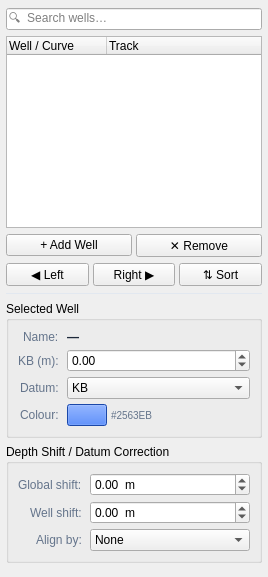
          <widget class="QWidget" name="tabWells">
           <attribute name="title"><string>Wells</string></attribute>
           <layout class="QVBoxLayout" name="wellsTabLayout">
            <property name="spacing"><number>6</number></property>
            <property name="leftMargin"><number>6</number></property>
            <property name="topMargin"><number>8</number></property>
            <property name="rightMargin"><number>6</number></property>
            <property name="bottomMargin"><number>6</number></property>

            <!-- Search -->
            <item>
             <widget class="QLineEdit" name="editSearchWells">
              <property name="placeholderText"><string>🔍  Search wells…</string></property>
              <property name="clearButtonEnabled"><bool>true</bool></property>
             </widget>
            </item>

            <!-- Well tree -->
            <item>
             <widget class="QTreeWidget" name="treeWells">
              <property name="toolTip"><string>Loaded wells — check to display in correlation</string></property>
              <property name="selectionMode"><enum>QAbstractItemView::ExtendedSelection</enum></property>
              <property name="alternatingRowColors"><bool>true</bool></property>
              <property name="uniformRowHeights"><bool>true</bool></property>
              <property name="columnCount"><number>2</number></property>
              <property name="indentation"><number>16</number></property>
              <attribute name="headerVisible"><bool>true</bool></attribute>
              <column>
               <property name="text"><string>Well / Curve</string></property>
               <property name="toolTip"><string>Well name or curve identifier</string></property>
              </column>
              <column>
               <property name="text"><string>Track</string></property>
               <property name="toolTip"><string>Assigned track slot</string></property>
              </column>
             </widget>
            </item>

            <!-- Well action buttons -->
            <item>
             <layout class="QHBoxLayout" name="wellBtnLayout">
              <property name="spacing"><number>4</number></property>
              <item>
               <widget class="QPushButton" name="btnAddWell">
                <property name="text"><string>+ Add Well</string></property>
                <property name="toolTip"><string>Add well to correlation display</string></property>
              </widget>
              </item>
              <item>
               <widget class="QPushButton" name="btnRemoveWell">
                <property name="text"><string>✕ Remove</string></property>
                <property name="toolTip"><string>Remove selected well from display</string></property>
               </widget>
              </item>
             </layout>
            </item>

            <!-- Reorder buttons -->
            <item>
             <layout class="QHBoxLayout" name="wellOrderLayout">
              <property name="spacing"><number>4</number></property>
              <item>
               <widget class="QPushButton" name="btnWellMoveLeft">
                <property name="text"><string>◀ Left</string></property>
                <property name="toolTip"><string>Move well left in display order</string></property>
               </widget>
              </item>
              <item>
               <widget class="QPushButton" name="btnWellMoveRight">
                <property name="text"><string>Right ▶</string></property>
                <property name="toolTip"><string>Move well right in display order</string></property>
               </widget>
              </item>
              <item>
               <widget class="QPushButton" name="btnWellSortByLocation">
                <property name="text"><string>⇅ Sort</string></property>
                <property name="toolTip"><string>Sort wells by geographic location (X/Y)</string></property>
               </widget>
              </item>
             </layout>
            </item>

            <!-- Horizontal separator -->
            <item>
             <widget class="QFrame" name="hLineWells">
              <property name="frameShape"><enum>QFrame::HLine</enum></property>
              <property name="frameShadow"><enum>QFrame::Plain</enum></property>
              <property name="styleSheet"><string>color: #E2E8F0;</string></property>
             </widget>
            </item>

            <!-- Well properties group -->
            <item>
             <widget class="QGroupBox" name="grpWellProperties">
              <property name="title"><string>Selected Well</string></property>
              <layout class="QFormLayout" name="wellPropsLayout">
               <property name="labelAlignment"><set>Qt::AlignRight|Qt::AlignVCenter</set></property>
               <property name="horizontalSpacing"><number>8</number></property>
               <property name="verticalSpacing"><number>5</number></property>
               <item row="0" column="0">
                <widget class="QLabel" name="lblWellNameLabel">
                 <property name="text"><string>Name:</string></property>
                 <property name="styleSheet"><string>color:#64748B;</string></property>
                </widget>
               </item>
               <item row="0" column="1">
                <widget class="QLabel" name="lblWellNameValue">
                 <property name="text"><string>—</string></property>
                 <property name="styleSheet"><string>font-weight:600; color:#1E293B;</string></property>
                </widget>
               </item>
               <item row="1" column="0">
                <widget class="QLabel" name="lblWellKBLabel">
                 <property name="text"><string>KB (m):</string></property>
                 <property name="styleSheet"><string>color:#64748B;</string></property>
                </widget>
               </item>
               <item row="1" column="1">
                <widget class="QDoubleSpinBox" name="dspinKB">
                 <property name="toolTip"><string>Kelly Bushing elevation (m ASL)</string></property>
                 <property name="minimum"><double>-9999.0</double></property>
                 <property name="maximum"><double>9999.0</double></property>
                 <property name="value"><double>0.0</double></property>
                 <property name="decimals"><number>2</number></property>
                </widget>
               </item>
               <item row="2" column="0">
                <widget class="QLabel" name="lblWellDatumLabel">
                 <property name="text"><string>Datum:</string></property>
                 <property name="styleSheet"><string>color:#64748B;</string></property>
                </widget>
               </item>
               <item row="2" column="1">
                <widget class="QComboBox" name="cmbWellDatum">
                 <property name="toolTip"><string>Depth datum for this well</string></property>
                 <item><property name="text"><string>KB</string></property></item>
                 <item><property name="text"><string>MSL</string></property></item>
                 <item><property name="text"><string>Ground Level</string></property></item>
                 <item><property name="text"><string>DF (Derrick Floor)</string></property></item>
                </widget>
               </item>
               <item row="3" column="0">
                <widget class="QLabel" name="lblWellColorLabel">
                 <property name="text"><string>Colour:</string></property>
                 <property name="styleSheet"><string>color:#64748B;</string></property>
                </widget>
               </item>
               <item row="3" column="1">
                <layout class="QHBoxLayout">
                 <property name="spacing"><number>4</number></property>
                 <item>
                  <widget class="QPushButton" name="btnWellColor">
                   <property name="toolTip"><string>Click to change well colour</string></property>
                   <property name="styleSheet"><string>background:#2563EB;</string></property>
                  </widget>
                 </item>
                 <item>
                  <widget class="QLabel" name="lblWellColorHex">
                   <property name="text"><string>#2563EB</string></property>
                   <property name="styleSheet"><string>color:#64748B; font-size:10px;</string></property>
                  </widget>
                 </item>
                 <item>
                  <spacer>
                   <property name="orientation"><enum>Qt::Horizontal</enum></property>
                   <property name="sizeHint"><size><width>1</width><height>1</height></size></property>
                  </spacer>
                 </item>
                </layout>
               </item>
              </layout>
             </widget>
            </item>

            <!-- Depth shift group -->
            <item>
             <widget class="QGroupBox" name="grpDepthShift">
              <property name="title"><string>Depth Shift / Datum Correction</string></property>
              <layout class="QFormLayout" name="depthShiftLayout">
               <property name="labelAlignment"><set>Qt::AlignRight|Qt::AlignVCenter</set></property>
               <property name="horizontalSpacing"><number>8</number></property>
               <property name="verticalSpacing"><number>5</number></property>
               <item row="0" column="0">
                <widget class="QLabel">
                 <property name="text"><string>Global shift:</string></property>
                 <property name="styleSheet"><string>color:#64748B;</string></property>
                </widget>
               </item>
               <item row="0" column="1">
                <widget class="QDoubleSpinBox" name="dspinGlobalShift">
                 <property name="toolTip"><string>Shift all wells up/down by this amount (m)</string></property>
                 <property name="minimum"><double>-9999.0</double></property>
                 <property name="maximum"><double>9999.0</double></property>
                 <property name="value"><double>0.0</double></property>
                 <property name="singleStep"><double>1.0</double></property>
                 <property name="suffix"><string>  m</string></property>
                </widget>
               </item>
               <item row="1" column="0">
                <widget class="QLabel">
                 <property name="text"><string>Well shift:</string></property>
                 <property name="styleSheet"><string>color:#64748B;</string></property>
                </widget>
               </item>
               <item row="1" column="1">
                <widget class="QDoubleSpinBox" name="dspinWellShift">
                 <property name="toolTip"><string>Shift selected well individually (m)</string></property>
                 <property name="minimum"><double>-9999.0</double></property>
                 <property name="maximum"><double>9999.0</double></property>
                 <property name="value"><double>0.0</double></property>
                 <property name="singleStep"><double>1.0</double></property>
                 <property name="suffix"><string>  m</string></property>
                </widget>
               </item>
               <item row="2" column="0">
                <widget class="QLabel">
                 <property name="text"><string>Align by:</string></property>
                 <property name="styleSheet"><string>color:#64748B;</string></property>
                </widget>
               </item>
               <item row="2" column="1">
                <widget class="QComboBox" name="cmbAlignReference">
                 <property name="toolTip"><string>Reference horizon for datum alignment</string></property>
                 <item><property name="text"><string>None</string></property></item>
                 <item><property name="text"><string>Top picked zone</string></property></item>
                 <item><property name="text"><string>Sea Level (MSL)</string></property></item>
                 <item><property name="text"><string>Formation Top…</string></property></item>
                </widget>
               </item>
              </layout>
             </widget>
            </item>

            <!-- Stretch -->
            <item>
             <spacer>
              <property name="orientation"><enum>Qt::Vertical</enum></property>
              <property name="sizeHint"><size><width>1</width><height>8</height></size></property>
             </spacer>
            </item>

           </layout>
          </widget>
